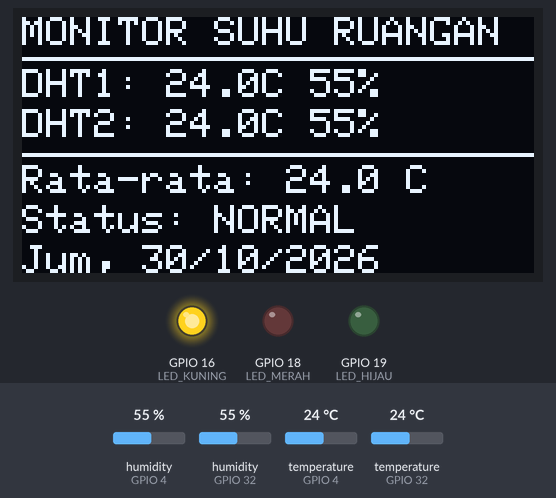
Bench run of a sketch on a simulated ESP32. Shown: 128×64 one-colour display, output pins drawn as LEDs (lit = HIGH). The test bench sets the inputs (shaded band); at power-on: temperature (sensors on GPIO 4, GPIO 32) 24 °C, humidity (sensors on GPIO 32, GPIO 4) 55 %. What the sketch prints to the serial monitor is not drawn.

Above: at 2.6 s.
2.7 s: temperature (sensor on GPIO 4) set to 16.7 °C
At 7.0 s:
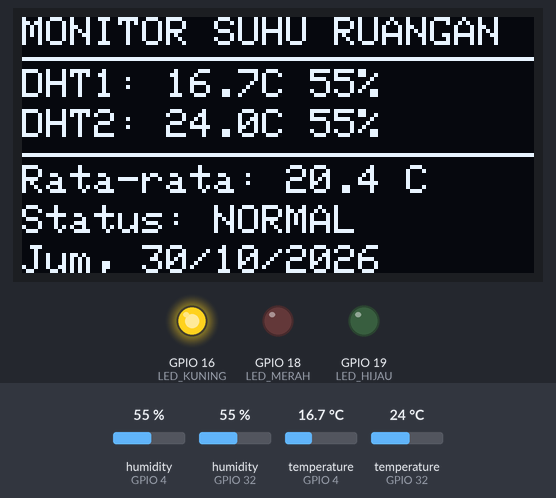
7.7 s: temperature (sensor on GPIO 4) set to 15.6 °C
At 11.3 s:
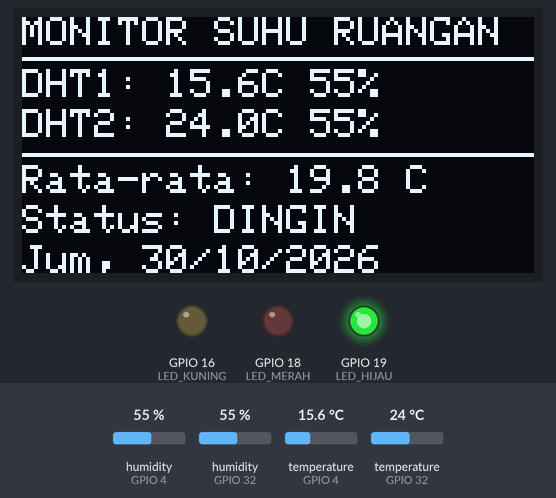
12.7 s: temperature (sensor on GPIO 4) set to 41 °C
At 14.3 s:
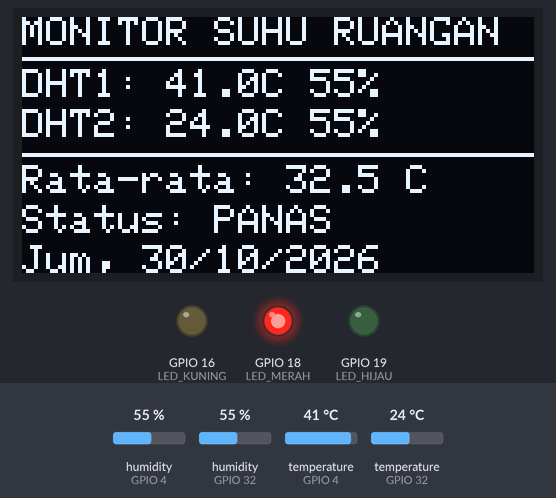
17.7 s: temperature (sensor on GPIO 32) set to 19.8 °C
At 18.6 s:
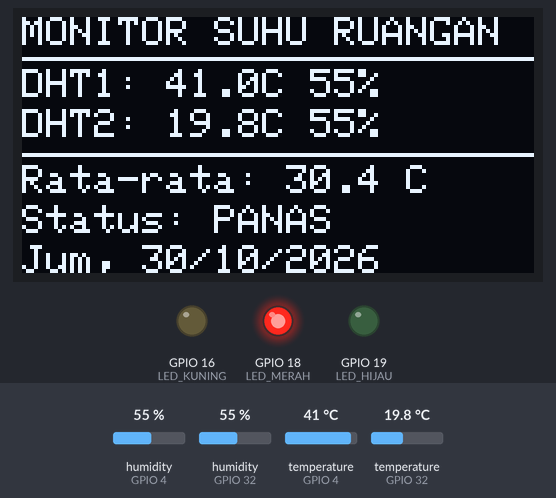
22.7 s: temperature (sensor on GPIO 32) set to 18.6 °C
At 27.1 s:
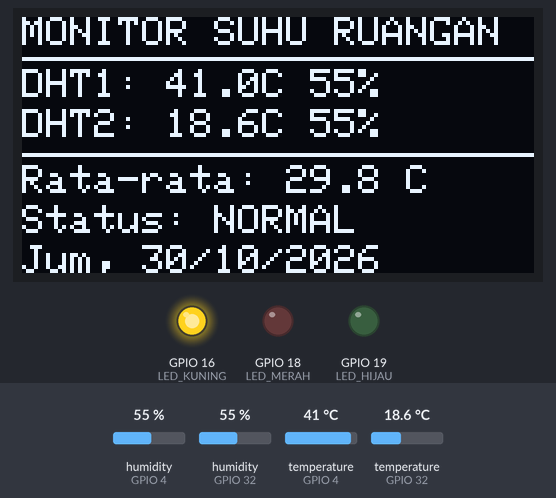
27.7 s: humidity (sensor on GPIO 32) set to 22 %
At 31.3 s:
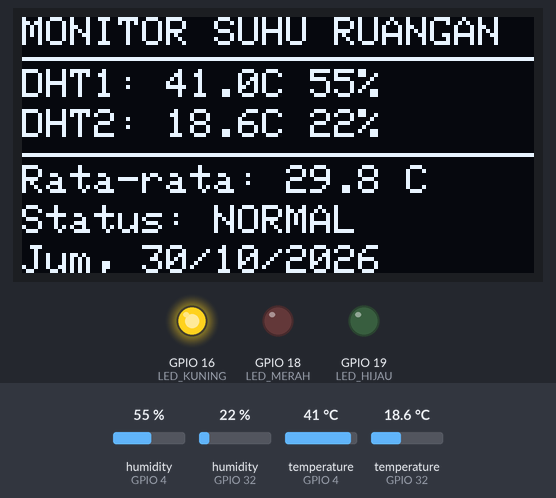
Timing chart, 0 to 32.8 s (numbered marks = the images above; inputs shaded):
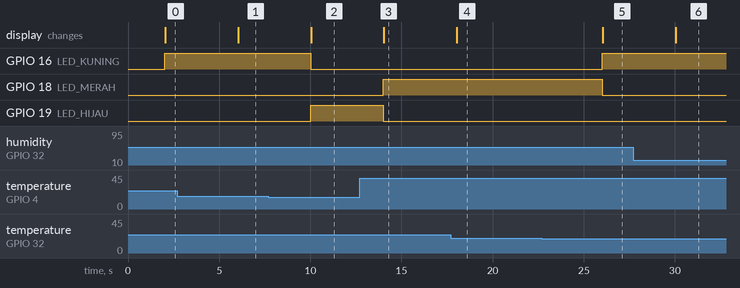

Measured:
- the behaviour switches between 16 and 15.9 °C on temperature (sensor on GPIO 4) (found by bisection; images 1 and 2)
- the behaviour switches between 19 and 18.9 °C on temperature (sensor on GPIO 32) (found by bisection; images 4 and 5)
- after the input at 2.7 s, the display: changes after 3.3 s (image 1)
- after the input at 7.7 s, GPIO 16 (LED_KUNING): HIGH → LOW after 2.3 s; GPIO 19 (LED_HIJAU): LOW → HIGH after 2.3 s; the display: changes after 2.3 s (image 2)
- after the input at 12.7 s, GPIO 18 (LED_MERAH): LOW → HIGH after 1.3 s; GPIO 19 (LED_HIJAU): HIGH → LOW after 1.3 s; the display: changes after 1.3 s (image 3)
- after the input at 17.7 s, the display: changes after 0.34 s (image 4)
- after the input at 22.7 s, GPIO 16 (LED_KUNING): LOW → HIGH after 3.3 s; GPIO 18 (LED_MERAH): HIGH → LOW after 3.3 s; the display: changes after 3.3 s (image 5)
- after the input at 27.7 s, the display: changes after 2.3 s (image 6)

The sketch:

2_sensor_DHT_dan_1_OLED.ino
```cpp
#include <Wire.h>
#include <DHT.h>
#include <Adafruit_GFX.h>
#include <Adafruit_SSD1306.h>

// =============================
// PIN LED
// =============================
#define LED_MERAH 18
#define LED_HIJAU 19
#define LED_KUNING 16

// =============================
// DUA SENSOR DHT22
// =============================
#define DHTPIN1 4
#define DHTPIN2 32
#define DHTTYPE DHT22

DHT dht1(DHTPIN1, DHTTYPE);
DHT dht2(DHTPIN2, DHTTYPE);

// =============================
// OLED 0.96 INCH
// =============================
#define SCREEN_WIDTH 128
#define SCREEN_HEIGHT 64
#define OLED_RESET -1
#define OLED_ADDRESS 0x3C

#define OLED_SDA 27
#define OLED_SCL 26

Adafruit_SSD1306 display(
  SCREEN_WIDTH,
  SCREEN_HEIGHT,
  &Wire,
  OLED_RESET
);

// =============================
// BATAS SUHU
// =============================
const float BATAS_DINGIN = 20.0;
const float BATAS_PANAS = 30.0;

// =============================
// INTERVAL SENSOR
// =============================
unsigned long waktuDHT = 0;
const unsigned long intervalDHT = 2000;

// =============================
// VARIABEL SENSOR
// =============================
float suhu1, suhu2;
float kelembapan1, kelembapan2;
float suhuRataRata = 0;

bool sensor1OK = false;
bool sensor2OK = false;

String kondisi = "NORMAL";

// =============================
// TANGGAL OFFLINE
// =============================
// 30 Oktober 2026 = Jumat
// Minggu = 0, Senin = 1, ..., Jumat = 5

int tanggal = 30;
int bulan = 10;
int tahun = 2026;
int hari = 5;

unsigned long waktuTanggal = 0;
const unsigned long satuHari = 86400000UL;

const char* namaHari[] = {
  "Min", "Sen", "Sel", "Rab",
  "Kam", "Jum", "Sab"
};

// =============================
// CEK TAHUN KABISAT
// =============================
bool tahunKabisat(int th) {
  return (th % 400 == 0) ||
         (th % 4 == 0 && th % 100 != 0);
}

// =============================
// JUMLAH HARI DALAM BULAN
// =============================
int jumlahHariBulan(int bln, int th) {
  int jumlah[] = {
    31, 28, 31, 30, 31, 30,
    31, 31, 30, 31, 30, 31
  };

  if (bln == 2 && tahunKabisat(th)) {
    return 29;
  }

  return jumlah[bln - 1];
}

// =============================
// PERBARUI TANGGAL
// =============================
void perbaruiTanggal() {
  unsigned long sekarang = millis();

  while (sekarang - waktuTanggal >= satuHari) {
    waktuTanggal += satuHari;

    tanggal++;
    hari = (hari + 1) % 7;

    if (tanggal > jumlahHariBulan(bulan, tahun)) {
      tanggal = 1;
      bulan++;

      if (bulan > 12) {
        bulan = 1;
        tahun++;
      }
    }
  }
}

// =============================
// MATIKAN SEMUA LED
// =============================
void semuaMati() {
  digitalWrite(LED_MERAH, LOW);
  digitalWrite(LED_HIJAU, LOW);
  digitalWrite(LED_KUNING, LOW);
}

// =============================
// INDIKATOR SUHU
// =============================
void indikatorSuhu(float suhu) {
  semuaMati();

  if (suhu < BATAS_DINGIN) {
    digitalWrite(LED_HIJAU, HIGH);
    kondisi = "DINGIN";
  }
  else if (suhu < BATAS_PANAS) {
    digitalWrite(LED_KUNING, HIGH);
    kondisi = "NORMAL";
  }
  else {
    digitalWrite(LED_MERAH, HIGH);
    kondisi = "PANAS";
  }
}

// =============================
// TAMPILKAN OLED
// =============================
void tampilkanOLED() {
  display.clearDisplay();
  display.setTextColor(SSD1306_WHITE);
  display.setTextSize(1);

  display.setCursor(0, 0);
  display.println("MONITOR SUHU RUANGAN");

  display.drawLine(0, 10, 127, 10, SSD1306_WHITE);

  display.setCursor(0, 13);
  display.print("DHT1: ");

  if (sensor1OK) {
    display.print(suhu1, 1);
    display.print("C ");
    display.print(kelembapan1, 0);
    display.print("%");
  } else {
    display.print("ERROR");
  }

  display.setCursor(0, 23);
  display.print("DHT2: ");

  if (sensor2OK) {
    display.print(suhu2, 1);
    display.print("C ");
    display.print(kelembapan2, 0);
    display.print("%");
  } else {
    display.print("ERROR");
  }

  display.drawLine(0, 34, 127, 34, SSD1306_WHITE);

  display.setCursor(0, 37);
  display.print("Rata-rata: ");

  if (sensor1OK || sensor2OK) {
    display.print(suhuRataRata, 1);
    display.print(" C");
  } else {
    display.print("--");
  }

  display.setCursor(0, 47);
  display.print("Status: ");
  display.print(kondisi);

  display.setCursor(0, 57);
  display.print(namaHari[hari]);
  display.print(", ");

  if (tanggal < 10) display.print("0");
  display.print(tanggal);
  display.print("/");

  if (bulan < 10) display.print("0");
  display.print(bulan);

  display.print("/");
  display.print(tahun);

  display.display();
}

// =============================
// SETUP
// =============================
void setup() {
  Serial.begin(115200);

  pinMode(LED_MERAH, OUTPUT);
  pinMode(LED_HIJAU, OUTPUT);
  pinMode(LED_KUNING, OUTPUT);

  semuaMati();

  dht1.begin();
  dht2.begin();

  Wire.begin(OLED_SDA, OLED_SCL);

  if (!display.begin(
        SSD1306_SWITCHCAPVCC,
        OLED_ADDRESS)) {

    Serial.println("OLED gagal ditemukan!");

    while (true) {
      delay(100);
    }
  }

  waktuTanggal = millis();

  display.clearDisplay();
  display.setTextSize(1);
  display.setTextColor(SSD1306_WHITE);

  display.setCursor(0, 0);
  display.println("Sistem Monitoring");

  display.setCursor(0, 15);
  display.println("2x DHT22 + OLED");

  display.setCursor(0, 30);
  display.println("Memulai...");

  display.display();

  Serial.println("Sistem siap!");

  delay(1000);
}

// =============================
// LOOP
// =============================
void loop() {
  unsigned long sekarang = millis();

  perbaruiTanggal();

  if (sekarang - waktuDHT >= intervalDHT) {
    waktuDHT = sekarang;

    suhu1 = dht1.readTemperature();
    kelembapan1 = dht1.readHumidity();

    suhu2 = dht2.readTemperature();
    kelembapan2 = dht2.readHumidity();

    sensor1OK = !isnan(suhu1) && !isnan(kelembapan1);
    sensor2OK = !isnan(suhu2) && !isnan(kelembapan2);

    // HITUNG RATA-RATA SUHU
    if (sensor1OK && sensor2OK) {
      suhuRataRata = (suhu1 + suhu2) / 2.0;
    }
    else if (sensor1OK) {
      suhuRataRata = suhu1;
    }
    else if (sensor2OK) {
      suhuRataRata = suhu2;
    }

    // CEK KONDISI SENSOR
    if (!sensor1OK && !sensor2OK) {
      semuaMati();
      kondisi = "ERROR";

      Serial.println("Kedua sensor DHT22 gagal dibaca!");
    }
    else {
      indikatorSuhu(suhuRataRata);

      Serial.print("Suhu DHT1: ");
      if (sensor1OK) Serial.print(suhu1);
      else Serial.print("ERROR");

      Serial.print(" C | Suhu DHT2: ");
      if (sensor2OK) Serial.print(suhu2);
      else Serial.print("ERROR");

      Serial.print(" C | Rata-rata: ");
      Serial.print(suhuRataRata);

      Serial.print(" C | Kondisi: ");
      Serial.println(kondisi);
    }

    tampilkanOLED();

    Serial.println("--------------------");
  }
}
```
